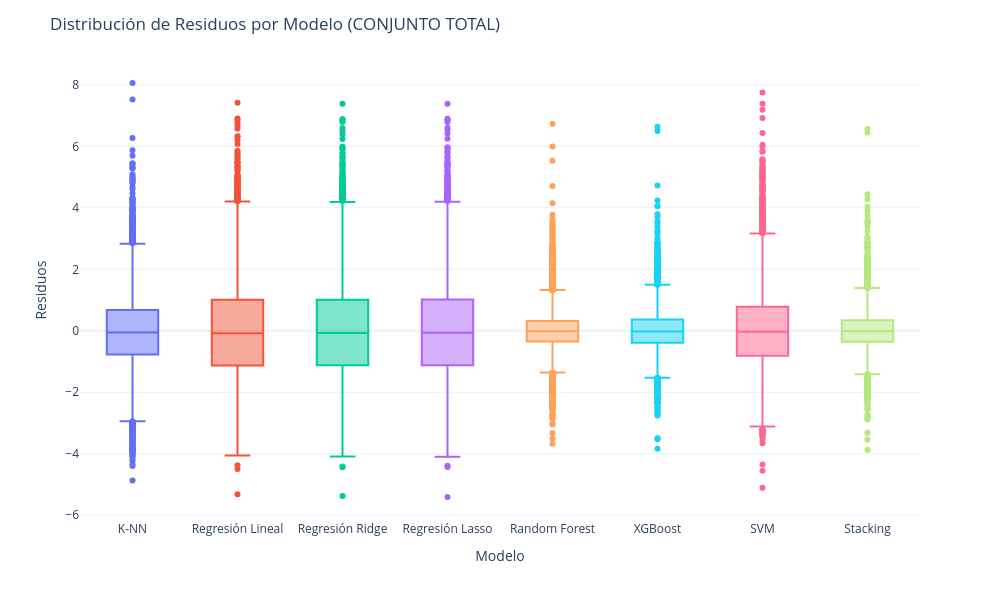

The notebook cell this image was saved under:
### Code cell
import plotly.express as px

fig = px.box(
    residuos_reales_largo,
    x='Modelo',
    y='Residuos',
    color='Modelo',
    title='Distribución de Residuos por Modelo (CONJUNTO TOTAL)',
    template='plotly_white',
    width=1000,
    height=600
)

fig.update_layout(
    xaxis_title='Modelo',
    yaxis_title='Residuos',
    showlegend=False,
    margin=dict(t=60)
)

fig.show()

### Figure 1 — Plotly figure (JSON) as saved in the notebook; plotly's stock layout.template omitted (floating-point values rounded to 4 significant figures; data arrays with more than 128 entries replaced by an {"elided": "..."} marker saying what was removed)
{"data": [{"alignmentgroup": "True", "hovertemplate": "Modelo=%{x}<br>Residuos=%{y}<extra></extra>", "legendgroup": "K-NN", "marker": {"color": "#636efa"}, "name": "K-NN", "notched": false, "offsetgroup": "K-NN", "orientation": "v", "showlegend": true, "type": "box", "x": {"elided": "8805 str values"}, "x0": " ", "xaxis": "x", "y": {"elided": "8805 float values"}, "y0": " ", "yaxis": "y"}, {"alignmentgroup": "True", "hovertemplate": "Modelo=%{x}<br>Residuos=%{y}<extra></extra>", "legendgroup": "Regresión Lineal", "marker": {"color": "#EF553B"}, "name": "Regresión Lineal", "notched": false, "offsetgroup": "Regresión Lineal", "orientation": "v", "showlegend": true, "type": "box", "x": {"elided": "8805 str values"}, "x0": " ", "xaxis": "x", "y": {"elided": "8805 float values"}, "y0": " ", "yaxis": "y"}, {"alignmentgroup": "True", "hovertemplate": "Modelo=%{x}<br>Residuos=%{y}<extra></extra>", "legendgroup": "Regresión Ridge", "marker": {"color": "#00cc96"}, "name": "Regresión Ridge", "notched": false, "offsetgroup": "Regresión Ridge", "orientation": "v", "showlegend": true, "type": "box", "x": {"elided": "8805 str values"}, "x0": " ", "xaxis": "x", "y": {"elided": "8805 float values"}, "y0": " ", "yaxis": "y"}, {"alignmentgroup": "True", "hovertemplate": "Modelo=%{x}<br>Residuos=%{y}<extra></extra>", "legendgroup": "Regresión Lasso", "marker": {"color": "#ab63fa"}, "name": "Regresión Lasso", "notched": false, "offsetgroup": "Regresión Lasso", "orientation": "v", "showlegend": true, "type": "box", "x": {"elided": "8805 str values"}, "x0": " ", "xaxis": "x", "y": {"elided": "8805 float values"}, "y0": " ", "yaxis": "y"}, {"alignmentgroup": "True", "hovertemplate": "Modelo=%{x}<br>Residuos=%{y}<extra></extra>", "legendgroup": "Random Forest", "marker": {"color": "#FFA15A"}, "name": "Random Forest", "notched": false, "offsetgroup": "Random Forest", "orientation": "v", "showlegend": true, "type": "box", "x": {"elided": "8805 str values"}, "x0": " ", "xaxis": "x", "y": {"elided": "8805 float values"}, "y0": " ", "yaxis": "y"}, {"alignmentgroup": "True", "hovertemplate": "Modelo=%{x}<br>Residuos=%{y}<extra></extra>", "legendgroup": "XGBoost", "marker": {"color": "#19d3f3"}, "name": "XGBoost", "notched": false, "offsetgroup": "XGBoost", "orientation": "v", "showlegend": true, "type": "box", "x": {"elided": "8805 str values"}, "x0": " ", "xaxis": "x", "y": {"elided": "8805 float values"}, "y0": " ", "yaxis": "y"}, {"alignmentgroup": "True", "hovertemplate": "Modelo=%{x}<br>Residuos=%{y}<extra></extra>", "legendgroup": "SVM", "marker": {"color": "#FF6692"}, "name": "SVM", "notched": false, "offsetgroup": "SVM", "orientation": "v", "showlegend": true, "type": "box", "x": {"elided": "8805 str values"}, "x0": " ", "xaxis": "x", "y": {"elided": "8805 float values"}, "y0": " ", "yaxis": "y"}, {"alignmentgroup": "True", "hovertemplate": "Modelo=%{x}<br>Residuos=%{y}<extra></extra>", "legendgroup": "Stacking", "marker": {"color": "#B6E880"}, "name": "Stacking", "notched": false, "offsetgroup": "Stacking", "orientation": "v", "showlegend": true, "type": "box", "x": {"elided": "8805 str values"}, "x0": " ", "xaxis": "x", "y": {"elided": "8805 float values"}, "y0": " ", "yaxis": "y"}], "layout": {"boxmode": "overlay", "height": 600, "legend": {"title": {"text": "Modelo"}, "tracegroupgap": 0}, "margin": {"t": 60}, "showlegend": false, "title": {"text": "Distribución de Residuos por Modelo (CONJUNTO TOTAL)"}, "width": 1000, "xaxis": {"anchor": "y", "categoryarray": ["K-NN", "Regresión Lineal", "Regresión Ridge", "Regresión Lasso", "Random Forest", "XGBoost", "SVM", "Stacking"], "categoryorder": "array", "domain": [0, 1], "title": {"text": "Modelo"}}, "yaxis": {"anchor": "x", "domain": [0, 1], "title": {"text": "Residuos"}}}}
